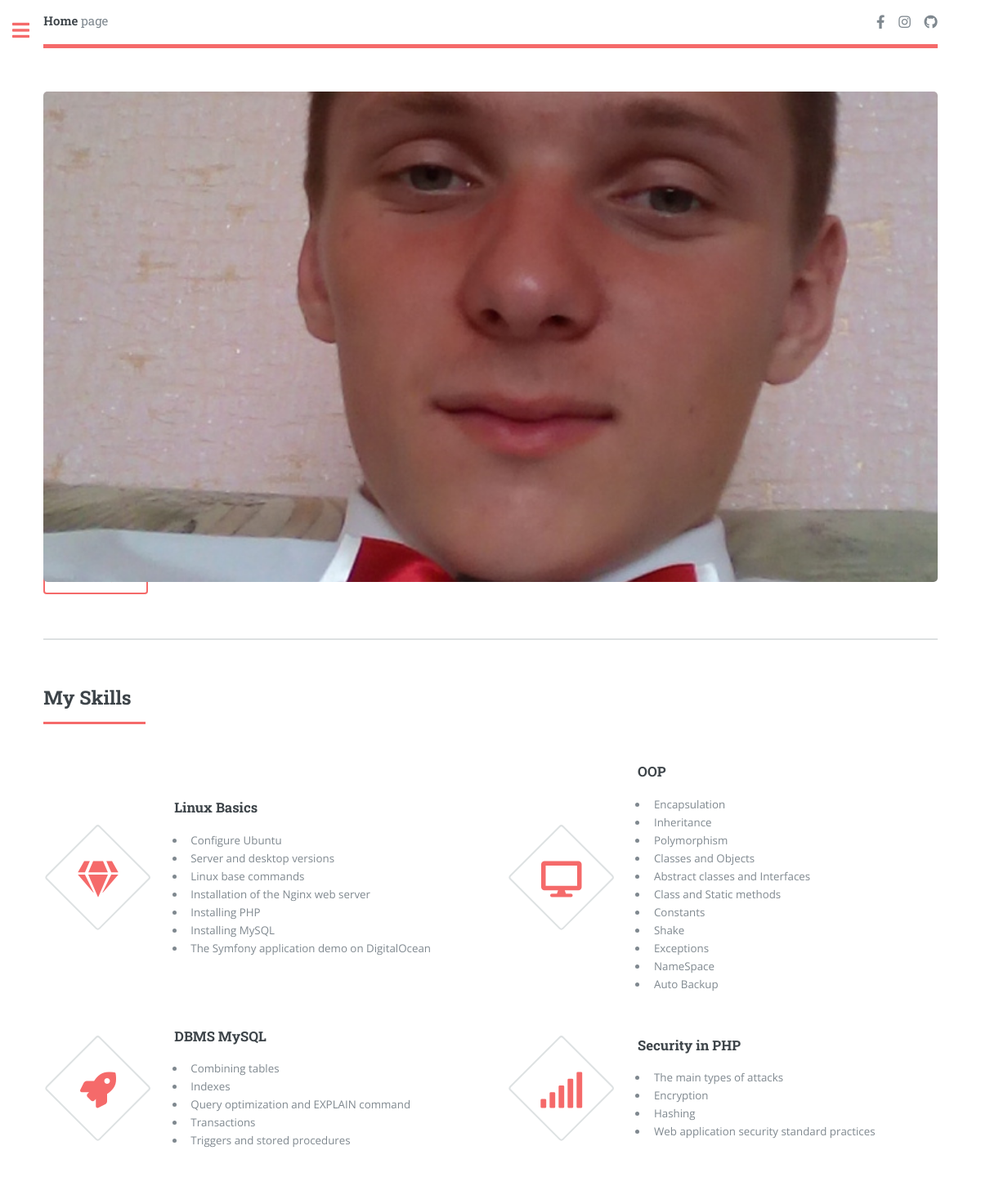
The page / on the database its author committed.
### tables this page shows
CREATE TABLE `skills` (
  `id` int(11) NOT NULL,
  `name` varchar(255) NOT NULL,
  `parent_id` int(11) NOT NULL DEFAULT 0,
  `icon` varchar(255) DEFAULT NULL
);

### controllers/IndexController.php (called while the page is built)
<?php
include_once 'models/SkillsModel.php';
include_once 'models/AboutMeModel.php';
function indexAction($name, $myPDO) {
    $skills = getAllSkills($myPDO);
    $about_me = getOneAboutMe('main', $myPDO);
    include_once "view/" . $name . ".php";
}

### models/AboutMeModel.php (called while the page is built, shortened)
<?php
function getOneAboutMe($name_page, $myPDO){
    $sql = "SELECT `text` FROM `about_me` WHERE `name` = '". $name_page ."'";
    return $myPDO->query($sql)->fetchAll();
}

### models/SkillsModel.php (called while the page is built, shortened)
<?php
function getAllSkills($myPDO)
{
    $sql = "SELECT *
            FROM `skills`";
    return $myPDO->query($sql)->fetchAll();
}

### view/index.php (the view, shortened to what this page needs)
<!DOCTYPE HTML>
<html>
	<head>
		<link rel="stylesheet" href="assets/css/main.css" />
	</head>
	<body class="is-preload">
		<div id="wrapper">
			<div id="main">
				<div class="inner">
					<header id="header">
						<a href="index.html" class="logo"><strong>Home</strong> page</a>
						<ul class="icons">
							<li><a href="https://www.facebook.com/profile.php?id=100009472169635&ref=bookmarks" class="icon brands fa-facebook-f"><span class="label">Facebook</span></a></li>
							<li><a href="https://www.instagram.com/dimasuk_00/?hl=uk" class="icon brands fa-instagram"><span class="label">Instagram</span></a></li>
							<li><a href="https://github.com/Dmytro-yakymuk" class="icon brands fa-github"><span class="label">Github</span></a></li>
						</ul>
					</header>
					<section id="banner">
						<div class="content">
							<header>
								<h1>Hi, I’m Dmytro<br />
									and I’m Programmer</h1>
								<p>A few words about yourself</p>
							</header>
							<?php echo $about_me[0]['text']; ?>
							<ul class="actions">
								<li><a href="/about" class="button big">Learn More</a></li>
							</ul>
						</div>
						<span class="image object">
							<img src="images/IMG_20160527_125823.jpg" alt="" />
						</span>
					</section>
					<section>
						<header class="major" id="learn_more">
							<h2>My Skills</h2>
						</header>
						<div class="features">
							<?php
							foreach($skills as $skill)
							{
								if($skill['parent_id'] == 0)
								{
							?>
								<article>
									<span class="icon solid <?php echo $skill['icon']; ?>"></span>
									<div class="content">
										<h3><?php echo $skill['name']; ?></h3>
										<ul>
											<?php
											foreach($skills as $sk)
											{
												if($skill['id'] == $sk['parent_id'])
												{
											?>
													<li><?php echo $sk['name']; ?></li>
											<?php
												}
											}
											?>
										</ul>
									</div>
								</article>
							<?php
								}
							}
							?>
						</div>
					</section>
				</div>
			</div>
		</div>
	</body>
</html>

### index.php (shortened to what this page needs)
<?php
    include_once "config/connect.php";
    include_once "config/router.php";
    $route = trim($_SERVER['REQUEST_URI'], '/') != null ? trim($_SERVER['REQUEST_URI'], '/') : 'index';
    if($routes[$route]) {
        $function = $routes[$route]['action'] ."Action";
        $function($routes[$route]['name'], $myPDO);
    } else {
        require_once('view/404.php');
    }

### rows shown on the page
skills: name "Linux Basics"
skills: name "Configure Ubuntu"
skills: name "Server and desktop versions"
skills: name "Linux base commands"
skills: name "Installation of the Nginx web server"
skills: name "Installing PHP"
skills: name "Installing MySQL"
skills: name "The Symfony application demo on DigitalOcean"
skills: name "OOP"
skills: name "Encapsulation"
skills: name "Inheritance"
skills: name "Polymorphism"
skills: name "Classes and Objects"
skills: name "Abstract classes and Interfaces"
skills: name "Class and Static methods"
skills: name "Constants"
skills: name "Shake"
skills: name "Exceptions"
skills: name "NameSpace"
skills: name "Auto Backup"
skills: name "DBMS MySQL"
skills: name "Combining tables"
skills: name "Indexes"
skills: name "Query optimization and EXPLAIN command"
skills: name "Transactions"
skills: name "Triggers and stored procedures"
skills: name "Security in PHP"
skills: name "The main types of attacks"
skills: name "Encryption"
skills: name "Hashing"
skills: name "Web application security standard practices"
